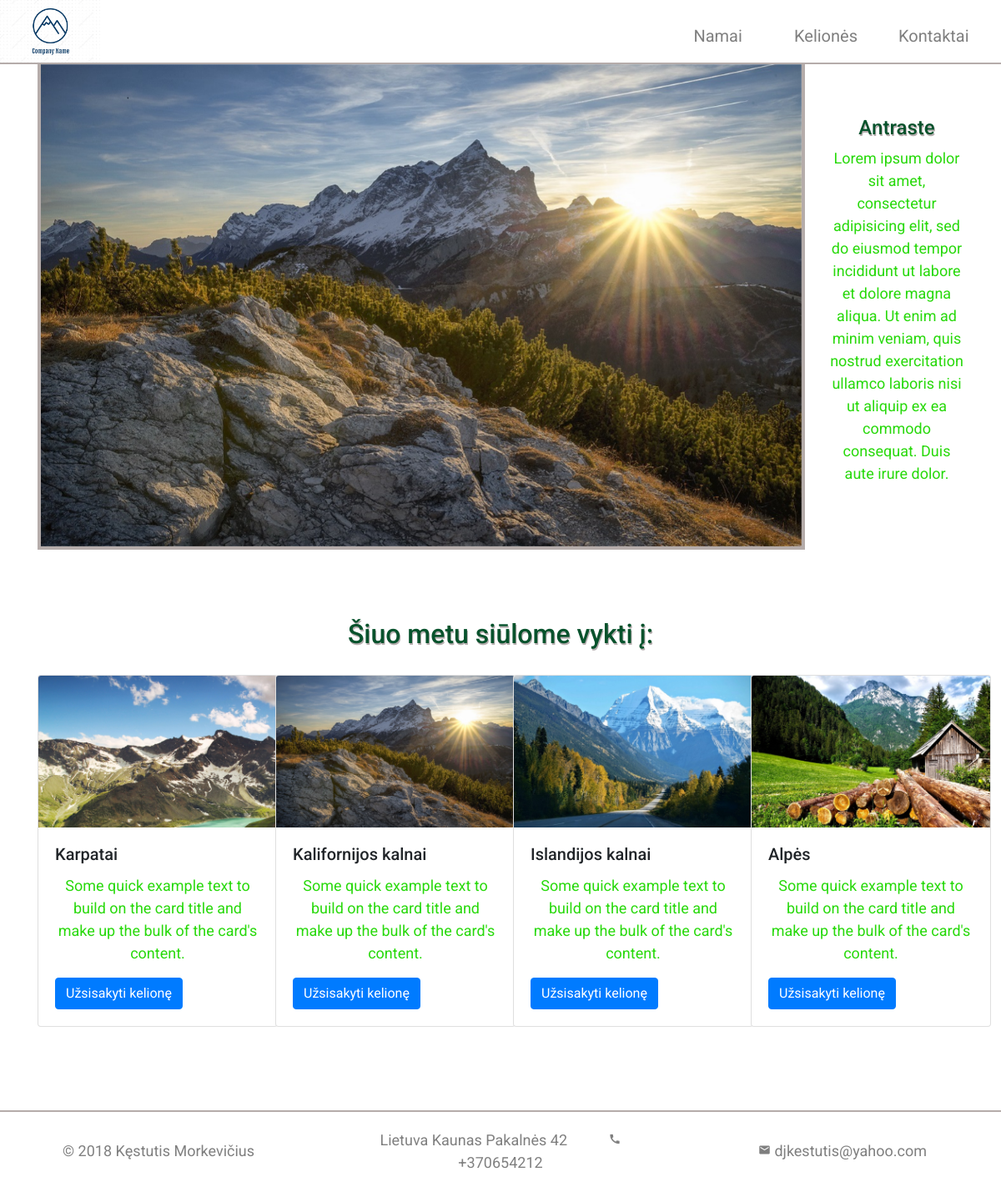
Page /keliones.php on the committed database.
### tables this page shows
CREATE TABLE `meniu` (
  `meniu_ID` int(11) NOT NULL,
  `pavadinimas` varchar(50) NOT NULL
);

### db.php (called while the page is built, shortened)
<?php
    $prisijungimas = mysqli_connect( DB_HOST, DB_USER, DB_PASSWORD, DB_NAME );
    mysqli_set_charset($prisijungimas, 'utf8');
    function getPrisijungimas() {
        global $prisijungimas;
        return $prisijungimas;
    }
    function getNav($nr) {
           $manoSQL = "SELECT * FROM meniu WHERE meniu_ID=$nr ";
           $rezultatai = mysqli_query( getPrisijungimas() , $manoSQL);
           if (mysqli_num_rows($rezultatai) > 0) {
               $resultataiMasyvas = mysqli_fetch_assoc($rezultatai);
               return $resultataiMasyvas;
           } else {
           echo "Tokio įrašo duomenu bazėje nėra" . $nr . " neradome ";
           }
       }
       function getViezbutis($nr) {
              $manoSQL = "SELECT * FROM viežbučių WHERE Viežbučio_id=$nr ";
              $rezultatai = mysqli_query( getPrisijungimas() , $manoSQL);
              if (mysqli_num_rows($rezultatai) > 0) {
                  $resultataiMasyvas = mysqli_fetch_assoc($rezultatai);
                  return $resultataiMasyvas;
              } else {
              echo "Tokio įrašo duomenu bazėje nėra" . $nr . " neradome ";
              }
          }

### keliones.php (the view, shortened to what this page needs)
<?php include ('header.php') ?>
  <div class="container-fluid no-gutters">
    <header class="row meniu">
      <div class="col">
        <?php include ('nav.php');
                ?>
        <?php
        $viezbutis1 = getViezbutis(1);
        $viezbutis2 = getViezbutis(2);
        $viezbutis3 = getViezbutis(3);
        $viezbutis4 = getViezbutis(4);
        ?>
      </div>
    </header>
  </div>
  <div class="container">
    <main class="row">
      <div id="carouselExampleSlidesOnly" class="carousel slide carousel-fade col-10" data-ride="carousel">
        <div class="carousel-inner">
          <div class="carousel-item active">
            <img class="d-block w-100" src="./img/bright-clouds-cold-618833.jpg" alt="First slide">
          </div>
        </div>
      </div>
      <div class="col-md-2 col-sm col-xs align-self-center">
        <h4> Antraste </h4>
        <p>Lorem ipsum dolor sit amet, consectetur adipisicing elit, sed do eiusmod tempor incididunt ut labore et dolore magna aliqua. Ut enim ad minim veniam, quis nostrud exercitation ullamco laboris nisi ut aliquip ex ea commodo consequat. Duis aute
          irure dolor.</p>
      </div>
    </main>
    <div class="row aukstis-150">
      <div class="col align-self-end">
        <h2> Šiuo metu siūlome vykti į:</h2>
      </div>
    </div>
    <div class="row">
      <div class="col-3">
        <div class="card" style="width: 18rem;">
          <img class="card-img-top" src="./img/kalnaiMaza.jpg" alt="Card image cap">
          <div class="card-body">
            <h5 class="card-title"> <?php echo $viezbutis1['Viežbučio_pavadinimas']; ?> </h5>
            <p class="card-text"> <?php echo $viezbutis1['aprašymas'];  ?> </p>
            <a href="detales.php?viezb=Viežbutis karpatų kalnuose&kaina=1200" id="karpatai" class="btn btn-primary"> Užsisakyti kelionę </a>
          </div>
        </div>
      </div>
      <div class="col-3">
        <div class="card" style="width: 18rem;">
          <img class="card-img-top" src="./img/bright-clouds-cold-618833.jpg" alt="Card image cap">
          <div class="card-body">
            <h5 class="card-title"> <?php echo $viezbutis2['Viežbučio_pavadinimas']; ?> </h5>
            <p class="card-text"> <?php echo $viezbutis2['aprašymas']; ?> </p>
            <a href="detales.php?viezb=Viežbutis Kalifornijos kalnuose&kaina=3150" id="kalifornija" class="btn btn-primary"> Užsisakyti kelionę </a>
          </div>
        </div>
      </div>
      <div class="col-3">
        <div class="card" style="width: 18rem;">
          <img class="card-img-top" src="./img/landscape-mountains-nature-67517.jpg" alt="Card image cap">
          <div class="card-body">
            <h5 class="card-title"> <?php echo $viezbutis3['Viežbučio_pavadinimas']; ?> </h5>
            <p class="card-text"> <?php echo $viezbutis3['aprašymas']; ?> </p>
            <a href="detales.php?viezb=Viežbutis Islandijos kalnuose&kaina=1980" id="islandija" class="btn btn-primary"> Užsisakyti kelionę </a>
          </div>
        </div>
      </div>
      <div class="col-3">
        <div class="card" style="width: 18rem;">
          <img class="card-img-top" src="./img/alps-barn-clouds-358532.jpg" alt="Card image cap">
          <div class="card-body">
            <h5 class="card-title"> <?php echo $viezbutis4['Viežbučio_pavadinimas']; ?> </h5>
            <p class="card-text"> <?php echo $viezbutis4['aprašymas']; ?> </p>
            <a href="detales.php?viezb=Viežbutis  Apėse&kaina=1500" id="alpes" class="btn btn-primary">Užsisakyti kelionę</a>
          </div>
        </div>
      </div>
    </div>
    <div class="row aukstis-100">
      <div class="col">
      </div>
    </div>
  </div>
  <?php include('footer.php') ?>

### header.php (shortened to what this page needs)
<!doctype html>
<html lang="en">
<head>
  <link rel="stylesheet" href="https://stackpath.bootstrapcdn.com/bootstrap/4.1.3/css/bootstrap.min.css">
  <link rel="stylesheet" href="./css/normalize.css">
  <link rel="stylesheet" href="./css/master.css" />
</head>
<body>

### nav.php (shortened to what this page needs)
<img class="logo" src="./img/slide-logo-2.png" alt="logo">
<?php  include('db.php');
    $nav1 = getNav(1);
    $nav2 = getNav(2);
    $nav3 = getNav(3);
?>
    <nav class="navbar navbar-expand-lg navbar-light  floar">
     <div class="collapse navbar-collapse" id="navbarNav">
       <ul class="navbar-nav">
         <li class="nav-item">
           <a class="nav-link" href="index.php"> <?php echo $nav1['pavadinimas']; ?> </a>
         </li>
         <li class="nav-item">
           <a class="nav-link" href="keliones.php"> <?php echo $nav2['pavadinimas']; ?> </a>
         </li>
         <li class="nav-item">
           <a class="nav-link" href="kontaktai.php"> <?php echo $nav3['pavadinimas']; ?> </a>
         </li>
       </ul>
     </div>
   </nav>

### footer.php (shortened to what this page needs)
<footer class="container-fluid no-gutters">
  <div class="row align-items-center aukstis-85">
    <div class="col align-self-center">
      <p>&copy; 2018 Kęstutis Morkevičius</p>
    </div>
    <div class="col align-self-center">
      <p> Lietuva Kaunas Pakalnės 42 <span class="space"> </span> <i class="material-icons"> call </i> +370654212 </p>
    </div>
    <div class="col align-self-center">
      <p> <i class="material-icons"> email </i> djkestutis@yahoo.com </p>
    </div>
  </div>
</footer>
</body>
</html>

### css/master.css (style rules this page uses)
* { box-sizing: border-box; }
.floar { float: right; }
.aukstis-85 { height: 85px; }
.aukstis-100 { height: 100px; }
.aukstis-150 { height: 150px; }
body { font-family: 'Roboto', sans-serif; background-color: transparent; }
h2 { text-align: center; color: #07522c; text-shadow: 1px 2px #b5adae; margin-bottom: 30px; }
h4 { text-align: center; color: #07522c; text-shadow: 1px 2px #b5adae; }
p { text-align: center; color: rgb(40, 217, 11); font-size: 18px; text-shadow: 1px 2px white; }
.no-gutters { padding-left: 0; padding-right: 0; }
.meniu { border-bottom: 2px solid #b5acaa; }
nav { width: 35%; }
ul { list-style: none; }
li { display: inline-block; width: 100%; text-align: center; margin-top: 12px; font-size: 20px; color: rgb(137, 130, 139); }
.logo { width: 120px; height: auto; }
.navbar-nav { width: 100%; }
.carousel-inner { border-left: 4px solid #b5acaa; border-right: 4px solid #b5acaa; border-bottom: 4px solid #b5acaa; }
footer { border-top: 2px solid #b5acaa; }
footer p { color: rgba(0,0,0,.5); margin-top: 20px; }
.material-icons { font-family: 'Material Icons'; font-weight: normal; font-style: normal; font-size: 15px; }

### rows in the picture
meniu: pavadinimas "Namai"
meniu: pavadinimas "Kelionės"
meniu: pavadinimas "Kontaktai"
viežbučių: Viežbučio_pavadinimas "Karpatai", aprašymas "Some quick example text to build on the card title and make up the bulk of the card's content."
viežbučių: Viežbučio_pavadinimas "Kalifornijos kalnai", aprašymas "Some quick example text to build on the card title and make up the bulk of the card's content."
viežbučių: Viežbučio_pavadinimas "Islandijos kalnai", aprašymas "Some quick example text to build on the card title and make up the bulk of the card's content."
viežbučių: Viežbučio_pavadinimas "Alpės", aprašymas "Some quick example text to build on the card title and make up the bulk of the card's content."
